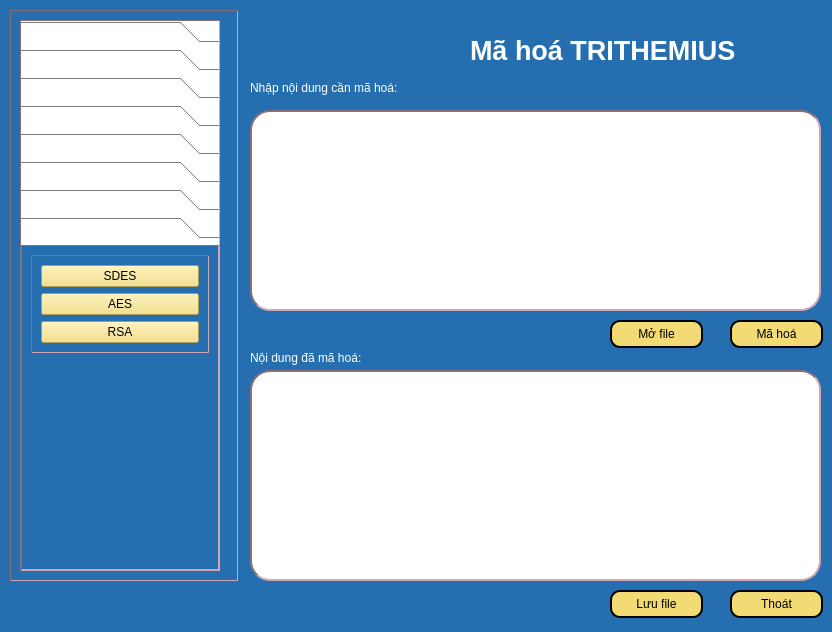
<?xml version="1.0" encoding="UTF-8"?>
<ui version="4.0">
 <class>Dialog</class>
 <widget class="QDialog" name="Dialog">
  <property name="geometry">
   <rect>
    <x>0</x>
    <y>0</y>
    <width>832</width>
    <height>632</height>
   </rect>
  </property>
  <property name="windowTitle">
   <string>Dialog</string>
  </property>
  <property name="styleSheet">
   <string notr="true">background-color:rgb(37, 111, 176);
color:white;</string>
  </property>
  <widget class="QPushButton" name="btnSaveFile">
   <property name="geometry">
    <rect>
     <x>610</x>
     <y>590</y>
     <width>93</width>
     <height>28</height>
    </rect>
   </property>
   <property name="styleSheet">
    <string notr="true">background-color: rgb(242, 219, 116);
border-radius: 10px;
border: 2px solid black;
color:black;</string>
   </property>
   <property name="text">
    <string>Lưu file</string>
   </property>
   <property name="icon">
    <iconset>
     <normaloff>../Icon/icons8-save-file-64.png</normaloff>../Icon/icons8-save-file-64.png</iconset>
   </property>
  </widget>
  <widget class="QLabel" name="label_4">
   <property name="geometry">
    <rect>
     <x>250</x>
     <y>350</y>
     <width>181</width>
     <height>16</height>
    </rect>
   </property>
   <property name="text">
    <string>Nội dung đã mã hoá:</string>
   </property>
  </widget>
  <widget class="QPushButton" name="btnOpenFile">
   <property name="geometry">
    <rect>
     <x>610</x>
     <y>320</y>
     <width>93</width>
     <height>28</height>
    </rect>
   </property>
   <property name="styleSheet">
    <string notr="true">background-color: rgb(242, 219, 116);
border-radius: 10px;
border: 2px solid black;
color:black;</string>
   </property>
   <property name="text">
    <string>Mở file</string>
   </property>
   <property name="icon">
    <iconset>
     <normaloff>../Icon/icons8-open-file-40.png</normaloff>../Icon/icons8-open-file-40.png</iconset>
   </property>
  </widget>
  <widget class="QLabel" name="label_2">
   <property name="geometry">
    <rect>
     <x>250</x>
     <y>80</y>
     <width>181</width>
     <height>16</height>
    </rect>
   </property>
   <property name="text">
    <string>Nhập nội dung cần mã hoá:</string>
   </property>
  </widget>
  <widget class="QPushButton" name="btnMaHoa">
   <property name="geometry">
    <rect>
     <x>730</x>
     <y>320</y>
     <width>93</width>
     <height>28</height>
    </rect>
   </property>
   <property name="styleSheet">
    <string notr="true">background-color: rgb(242, 219, 116);
border-radius: 10px;
border: 2px solid black;
color:black;</string>
   </property>
   <property name="text">
    <string>Mã hoá</string>
   </property>
   <property name="icon">
    <iconset>
     <normaloff>../Icon/icons8-encode-32.png</normaloff>../Icon/icons8-encode-32.png</iconset>
   </property>
  </widget>
  <widget class="QLabel" name="label">
   <property name="geometry">
    <rect>
     <x>470</x>
     <y>10</y>
     <width>281</width>
     <height>81</height>
    </rect>
   </property>
   <property name="font">
    <font>
     <pointsize>20</pointsize>
     <weight>75</weight>
     <bold>true</bold>
    </font>
   </property>
   <property name="text">
    <string>Mã hoá TRITHEMIUS</string>
   </property>
  </widget>
  <widget class="QTextEdit" name="txtCiphertext">
   <property name="geometry">
    <rect>
     <x>250</x>
     <y>370</y>
     <width>571</width>
     <height>211</height>
    </rect>
   </property>
   <property name="styleSheet">
    <string notr="true">background-color: white;
border: 2px inset #8b6f78;
border-radius:20px;
color:black;</string>
   </property>
  </widget>
  <widget class="QTextEdit" name="txtPlaintext">
   <property name="geometry">
    <rect>
     <x>250</x>
     <y>110</y>
     <width>571</width>
     <height>201</height>
    </rect>
   </property>
   <property name="styleSheet">
    <string notr="true">background-color: white;
border: 2px inset #8b6f78;
border-radius:20px;
color:black;</string>
   </property>
  </widget>
  <widget class="QPushButton" name="btnClose">
   <property name="geometry">
    <rect>
     <x>730</x>
     <y>590</y>
     <width>93</width>
     <height>28</height>
    </rect>
   </property>
   <property name="styleSheet">
    <string notr="true">background-color: rgb(242, 219, 116);
border-radius: 10px;
border: 2px solid black;
color:black;</string>
   </property>
   <property name="text">
    <string>Thoát</string>
   </property>
   <property name="icon">
    <iconset>
     <normaloff>../Icon/icons8-exit-50.png</normaloff>../Icon/icons8-exit-50.png</iconset>
   </property>
  </widget>
  <widget class="QFrame" name="frame">
   <property name="geometry">
    <rect>
     <x>10</x>
     <y>10</y>
     <width>228</width>
     <height>571</height>
    </rect>
   </property>
   <property name="styleSheet">
    <string notr="true">QFrame {
  border-width: 1px;
  border: 1px inset #8b6f78;
}</string>
   </property>
   <property name="frameShape">
    <enum>QFrame::StyledPanel</enum>
   </property>
   <property name="frameShadow">
    <enum>QFrame::Raised</enum>
   </property>
   <layout class="QVBoxLayout" name="verticalLayout_8">
    <item>
     <widget class="QToolBox" name="toolBox">
      <property name="enabled">
       <bool>true</bool>
      </property>
      <property name="sizePolicy">
       <sizepolicy hsizetype="Preferred" vsizetype="Preferred">
        <horstretch>0</horstretch>
        <verstretch>0</verstretch>
       </sizepolicy>
      </property>
      <property name="maximumSize">
       <size>
        <width>200</width>
        <height>16777215</height>
       </size>
      </property>
      <property name="layoutDirection">
       <enum>Qt::LeftToRight</enum>
      </property>
      <property name="styleSheet">
       <string notr="true">QPushButton {
  background-color: #FFC4D0;
}
QToolBox {
 background-color: #FFFFFF;;
  color: #EEEEEE;
}</string>
      </property>
      <property name="currentIndex">
       <number>7</number>
      </property>
      <widget class="QWidget" name="page">
       <property name="geometry">
        <rect>
         <x>0</x>
         <y>0</y>
         <width>196</width>
         <height>377</height>
        </rect>
       </property>
       <attribute name="label">
        <string>Mã hóa chuyển vị</string>
       </attribute>
       <layout class="QVBoxLayout" name="verticalLayout_3">
        <item alignment="Qt::AlignTop">
         <widget class="QFrame" name="frame_6">
          <property name="frameShape">
           <enum>QFrame::StyledPanel</enum>
          </property>
          <property name="frameShadow">
           <enum>QFrame::Raised</enum>
          </property>
          <layout class="QVBoxLayout" name="verticalLayout_5">
           <property name="leftMargin">
            <number>11</number>
           </property>
           <property name="topMargin">
            <number>11</number>
           </property>
           <property name="rightMargin">
            <number>11</number>
           </property>
           <property name="bottomMargin">
            <number>11</number>
           </property>
           <item>
            <widget class="QPushButton" name="actionHai_dong_MaHoa">
             <property name="styleSheet">
              <string notr="true">background-color: rgb(242, 219, 116);
color:black;</string>
             </property>
             <property name="text">
              <string>Chuyển vị hai dòng</string>
             </property>
            </widget>
           </item>
           <item>
            <widget class="QPushButton" name="actionNhieu_dong_MaHoa">
             <property name="styleSheet">
              <string notr="true">background-color: rgb(242, 219, 116);
color:black;</string>
             </property>
             <property name="text">
              <string>Chuyển vị nhiều dòng</string>
             </property>
            </widget>
           </item>
          </layout>
         </widget>
        </item>
       </layout>
      </widget>
      <widget class="QWidget" name="page_2">
       <property name="geometry">
        <rect>
         <x>0</x>
         <y>0</y>
         <width>196</width>
         <height>377</height>
        </rect>
       </property>
       <attribute name="label">
        <string>Mã hóa thay thế</string>
       </attribute>
       <layout class="QVBoxLayout" name="verticalLayout_4">
        <item alignment="Qt::AlignTop">
         <widget class="QFrame" name="frame_10">
          <property name="frameShape">
           <enum>QFrame::StyledPanel</enum>
          </property>
          <property name="frameShadow">
           <enum>QFrame::Raised</enum>
          </property>
          <layout class="QVBoxLayout" name="verticalLayout_6">
           <item>
            <widget class="QPushButton" name="actionCeasar_MaHoa">
             <property name="styleSheet">
              <string notr="true">background-color: rgb(242, 219, 116);
color:black;</string>
             </property>
             <property name="text">
              <string>Ceasar</string>
             </property>
            </widget>
           </item>
           <item>
            <widget class="QPushButton" name="actionVignere_MaHoa">
             <property name="styleSheet">
              <string notr="true">background-color: rgb(242, 219, 116);
color:black;</string>
             </property>
             <property name="text">
              <string>Vignere</string>
             </property>
            </widget>
           </item>
           <item>
            <widget class="QPushButton" name="actionBelasco_MaHoa">
             <property name="styleSheet">
              <string notr="true">background-color: rgb(242, 219, 116);
color:black;</string>
             </property>
             <property name="text">
              <string>Belasco</string>
             </property>
            </widget>
           </item>
           <item>
            <widget class="QPushButton" name="actionTrithemius_MaHoa">
             <property name="styleSheet">
              <string notr="true">background-color: rgb(242, 219, 116);
color:black;</string>
             </property>
             <property name="text">
              <string>Trithemius</string>
             </property>
            </widget>
           </item>
          </layout>
         </widget>
        </item>
       </layout>
      </widget>
      <widget class="QWidget" name="page_3">
       <property name="geometry">
        <rect>
         <x>0</x>
         <y>0</y>
         <width>196</width>
         <height>377</height>
        </rect>
       </property>
       <attribute name="label">
        <string>Mã hóa XOR</string>
       </attribute>
       <layout class="QVBoxLayout" name="verticalLayout_7">
        <item alignment="Qt::AlignTop">
         <widget class="QFrame" name="frame_11">
          <property name="frameShape">
           <enum>QFrame::StyledPanel</enum>
          </property>
          <property name="frameShadow">
           <enum>QFrame::Raised</enum>
          </property>
          <layout class="QVBoxLayout" name="verticalLayout_9">
           <item>
            <widget class="QPushButton" name="actionXORCeasar_MaHoa">
             <property name="styleSheet">
              <string notr="true">background-color: rgb(242, 219, 116);
color:black;</string>
             </property>
             <property name="text">
              <string>Ceasar</string>
             </property>
            </widget>
           </item>
           <item>
            <widget class="QPushButton" name="actionXORVignere_MaHoa">
             <property name="styleSheet">
              <string notr="true">background-color: rgb(242, 219, 116);
color:black;</string>
             </property>
             <property name="text">
              <string>Vignere</string>
             </property>
            </widget>
           </item>
           <item>
            <widget class="QPushButton" name="actionXORBelasco_MaHoa">
             <property name="styleSheet">
              <string notr="true">background-color: rgb(242, 219, 116);
color:black;</string>
             </property>
             <property name="text">
              <string>Belasco</string>
             </property>
            </widget>
           </item>
           <item>
            <widget class="QPushButton" name="actionXORTrithemius_MaHoa">
             <property name="styleSheet">
              <string notr="true">background-color: rgb(242, 219, 116);
color:black;</string>
             </property>
             <property name="text">
              <string>Trithemius</string>
             </property>
            </widget>
           </item>
          </layout>
         </widget>
        </item>
       </layout>
      </widget>
      <widget class="QWidget" name="page_4">
       <property name="geometry">
        <rect>
         <x>0</x>
         <y>0</y>
         <width>196</width>
         <height>377</height>
        </rect>
       </property>
       <attribute name="label">
        <string>Mã hóa hiện đại</string>
       </attribute>
       <layout class="QVBoxLayout" name="verticalLayout_11">
        <item alignment="Qt::AlignTop">
         <widget class="QFrame" name="frame_12">
          <property name="frameShape">
           <enum>QFrame::StyledPanel</enum>
          </property>
          <property name="frameShadow">
           <enum>QFrame::Raised</enum>
          </property>
          <layout class="QVBoxLayout" name="verticalLayout_10">
           <item>
            <widget class="QPushButton" name="actionDES_MaHoa">
             <property name="styleSheet">
              <string notr="true">background-color: rgb(242, 219, 116);
color:black;</string>
             </property>
             <property name="text">
              <string>SDES</string>
             </property>
            </widget>
           </item>
           <item>
            <widget class="QPushButton" name="actionAES_MaHoa">
             <property name="styleSheet">
              <string notr="true">background-color: rgb(242, 219, 116);
color:black;</string>
             </property>
             <property name="text">
              <string>AES</string>
             </property>
            </widget>
           </item>
           <item>
            <widget class="QPushButton" name="actionRSA_MaHoa">
             <property name="styleSheet">
              <string notr="true">background-color: rgb(242, 219, 116);
color:black;</string>
             </property>
             <property name="text">
              <string>RSA</string>
             </property>
            </widget>
           </item>
          </layout>
         </widget>
        </item>
       </layout>
      </widget>
      <widget class="QWidget" name="page_5">
       <property name="geometry">
        <rect>
         <x>0</x>
         <y>0</y>
         <width>196</width>
         <height>377</height>
        </rect>
       </property>
       <attribute name="label">
        <string>Giải mã chuyển vị</string>
       </attribute>
       <layout class="QVBoxLayout" name="verticalLayout_18">
        <item alignment="Qt::AlignTop">
         <widget class="QFrame" name="frame_13">
          <property name="frameShape">
           <enum>QFrame::StyledPanel</enum>
          </property>
          <property name="frameShadow">
           <enum>QFrame::Raised</enum>
          </property>
          <layout class="QVBoxLayout" name="verticalLayout_19">
           <property name="leftMargin">
            <number>11</number>
           </property>
           <property name="topMargin">
            <number>11</number>
           </property>
           <property name="rightMargin">
            <number>11</number>
           </property>
           <property name="bottomMargin">
            <number>11</number>
           </property>
           <item>
            <widget class="QPushButton" name="actionHai_dong_GiaiMa">
             <property name="styleSheet">
              <string notr="true">background-color: rgb(242, 219, 116);
color:black;</string>
             </property>
             <property name="text">
              <string>Chuyển vị 2 dòng</string>
             </property>
            </widget>
           </item>
           <item>
            <widget class="QPushButton" name="actionNhieu_dong_GiaiMa">
             <property name="styleSheet">
              <string notr="true">background-color: rgb(242, 219, 116);
color:black;</string>
             </property>
             <property name="text">
              <string>Chuyển vị nhiều dòng</string>
             </property>
            </widget>
           </item>
          </layout>
         </widget>
        </item>
       </layout>
      </widget>
      <widget class="QWidget" name="page_6">
       <property name="geometry">
        <rect>
         <x>0</x>
         <y>0</y>
         <width>196</width>
         <height>377</height>
        </rect>
       </property>
       <attribute name="label">
        <string>Giải mã thay thế</string>
       </attribute>
       <layout class="QVBoxLayout" name="verticalLayout_20">
        <item alignment="Qt::AlignTop">
         <widget class="QFrame" name="frame_18">
          <property name="frameShape">
           <enum>QFrame::StyledPanel</enum>
          </property>
          <property name="frameShadow">
           <enum>QFrame::Raised</enum>
          </property>
          <layout class="QVBoxLayout" name="verticalLayout_21">
           <property name="leftMargin">
            <number>11</number>
           </property>
           <property name="topMargin">
            <number>11</number>
           </property>
           <property name="rightMargin">
            <number>11</number>
           </property>
           <property name="bottomMargin">
            <number>11</number>
           </property>
           <item>
            <widget class="QPushButton" name="actionCeasar_GiaiMa">
             <property name="styleSheet">
              <string notr="true">background-color: rgb(242, 219, 116);
color:black;</string>
             </property>
             <property name="text">
              <string>Ceasar</string>
             </property>
            </widget>
           </item>
           <item>
            <widget class="QPushButton" name="actionVignere_GiaiMa">
             <property name="styleSheet">
              <string notr="true">background-color: rgb(242, 219, 116);
color:black;</string>
             </property>
             <property name="text">
              <string>Vignere</string>
             </property>
            </widget>
           </item>
           <item>
            <widget class="QPushButton" name="actionBelasco_GiaiMa">
             <property name="styleSheet">
              <string notr="true">background-color: rgb(242, 219, 116);
color:black;</string>
             </property>
             <property name="text">
              <string>Belasco</string>
             </property>
            </widget>
           </item>
           <item>
            <widget class="QPushButton" name="actionTrithemius_GiaiMa">
             <property name="styleSheet">
              <string notr="true">background-color: rgb(242, 219, 116);
color:black;</string>
             </property>
             <property name="text">
              <string>Trithemius</string>
             </property>
            </widget>
           </item>
          </layout>
         </widget>
        </item>
       </layout>
      </widget>
      <widget class="QWidget" name="page_7">
       <property name="geometry">
        <rect>
         <x>0</x>
         <y>0</y>
         <width>196</width>
         <height>377</height>
        </rect>
       </property>
       <attribute name="label">
        <string>Giải mã XOR</string>
       </attribute>
       <layout class="QVBoxLayout" name="verticalLayout_22">
        <item alignment="Qt::AlignTop">
         <widget class="QFrame" name="frame_19">
          <property name="frameShape">
           <enum>QFrame::StyledPanel</enum>
          </property>
          <property name="frameShadow">
           <enum>QFrame::Raised</enum>
          </property>
          <layout class="QVBoxLayout" name="verticalLayout_23">
           <property name="leftMargin">
            <number>11</number>
           </property>
           <property name="topMargin">
            <number>11</number>
           </property>
           <property name="rightMargin">
            <number>11</number>
           </property>
           <property name="bottomMargin">
            <number>11</number>
           </property>
           <item>
            <widget class="QPushButton" name="actionXORCeasar_GiaiMa">
             <property name="styleSheet">
              <string notr="true">background-color: rgb(242, 219, 116);
color:black;</string>
             </property>
             <property name="text">
              <string>Ceasar</string>
             </property>
            </widget>
           </item>
           <item>
            <widget class="QPushButton" name="actionXORVignere_GiaiMa">
             <property name="styleSheet">
              <string notr="true">background-color: rgb(242, 219, 116);
color:black;</string>
             </property>
             <property name="text">
              <string>Vignere</string>
             </property>
            </widget>
           </item>
           <item>
            <widget class="QPushButton" name="actionXORBelasco_GiaiMa">
             <property name="styleSheet">
              <string notr="true">background-color: rgb(242, 219, 116);
color:black;</string>
             </property>
             <property name="text">
              <string>Belasco</string>
             </property>
            </widget>
           </item>
           <item>
            <widget class="QPushButton" name="actionXORTrithemius_GiaiMa">
             <property name="styleSheet">
              <string notr="true">background-color: rgb(242, 219, 116);
color:black;</string>
             </property>
             <property name="text">
              <string>Trithemius</string>
             </property>
            </widget>
           </item>
          </layout>
         </widget>
        </item>
       </layout>
      </widget>
      <widget class="QWidget" name="page_8">
       <property name="geometry">
        <rect>
         <x>0</x>
         <y>0</y>
         <width>196</width>
         <height>377</height>
        </rect>
       </property>
       <attribute name="label">
        <string>Giải mã hiện đại</string>
       </attribute>
       <layout class="QVBoxLayout" name="verticalLayout_24">
        <item alignment="Qt::AlignTop">
         <widget class="QFrame" name="frame_20">
          <property name="frameShape">
           <enum>QFrame::StyledPanel</enum>
          </property>
          <property name="frameShadow">
           <enum>QFrame::Raised</enum>
          </property>
          <layout class="QVBoxLayout" name="verticalLayout_25">
           <item>
            <widget class="QPushButton" name="actionDES_GiaiMa">
             <property name="styleSheet">
              <string notr="true">background-color: rgb(242, 219, 116);
color:black;</string>
             </property>
             <property name="text">
              <string>SDES</string>
             </property>
            </widget>
           </item>
           <item>
            <widget class="QPushButton" name="actionAES_GiaiMa">
             <property name="styleSheet">
              <string notr="true">background-color: rgb(242, 219, 116);
color:black;</string>
             </property>
             <property name="text">
              <string>AES</string>
             </property>
            </widget>
           </item>
           <item>
            <widget class="QPushButton" name="actionRSA_GiaiMa">
             <property name="styleSheet">
              <string notr="true">background-color: rgb(242, 219, 116);
color:black;</string>
             </property>
             <property name="text">
              <string>RSA</string>
             </property>
            </widget>
           </item>
          </layout>
         </widget>
        </item>
       </layout>
      </widget>
     </widget>
    </item>
   </layout>
  </widget>
 </widget>
 <resources/>
 <connections/>
</ui>
